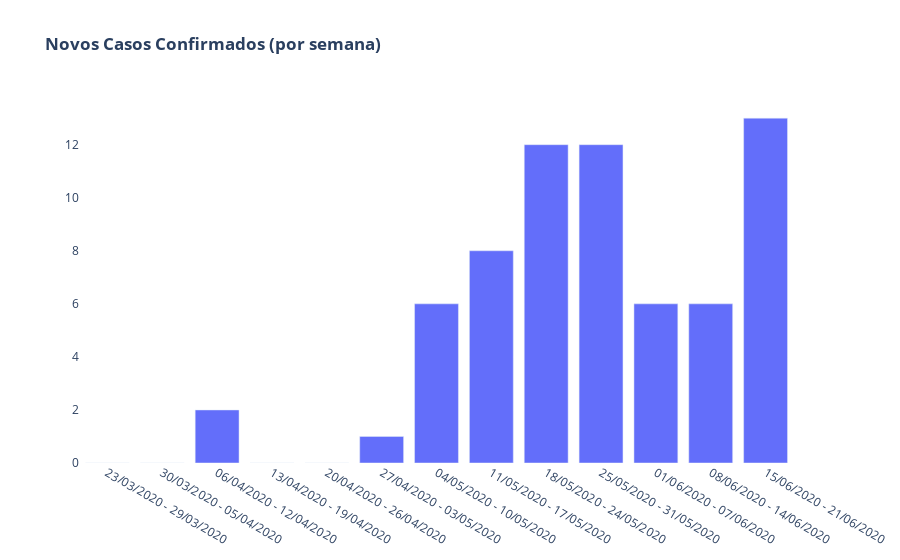

The notebook cell saved with this chart:
### Code cell
bar_soma_casos_semanais = go.Bar(x = soma_confirmados_semanal_consolidado['Semana_str'],
               y = soma_confirmados_semanal_consolidado['Novos Casos'],
               offsetgroup=0)

layout = go.Layout(
        title = '<b>Novos Casos Confirmados (por semana)</b>',
        paper_bgcolor='rgba(0,0,0,0)',
        plot_bgcolor='rgba(0,0,0,0)'
)

dat_soma_casos = [bar_soma_casos_semanais]
fig = go.Figure(data=dat_soma_casos, layout=layout)
py.iplot(fig)

### Figure 1 — Plotly figure (JSON) as saved in the notebook; plotly's stock layout.template omitted (floating-point values rounded to 4 significant figures)
{"data": [{"offsetgroup": "0", "type": "bar", "x": ["23/03/2020 - 29/03/2020", "30/03/2020 - 05/04/2020", "06/04/2020 - 12/04/2020", "13/04/2020 - 19/04/2020", "20/04/2020 - 26/04/2020", "27/04/2020 - 03/05/2020", "04/05/2020 - 10/05/2020", "11/05/2020 - 17/05/2020", "18/05/2020 - 24/05/2020", "25/05/2020 - 31/05/2020", "01/06/2020 - 07/06/2020", "08/06/2020 - 14/06/2020", "15/06/2020 - 21/06/2020"], "y": [0, 0, 2, 0, 0, 1, 6, 8, 12, 12, 6, 6, 13]}], "layout": {"paper_bgcolor": "rgba(0,0,0,0)", "plot_bgcolor": "rgba(0,0,0,0)", "title": {"text": "<b>Novos Casos Confirmados (por semana)</b>"}}}
